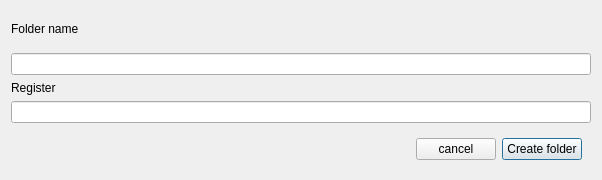
<?xml version="1.0" encoding="UTF-8"?>
<ui version="4.0">
 <class>Dialog</class>
 <widget class="QDialog" name="Dialog">
  <property name="geometry">
   <rect>
    <x>0</x>
    <y>0</y>
    <width>602</width>
    <height>180</height>
   </rect>
  </property>
  <property name="windowTitle">
   <string>Dialog</string>
  </property>
  <layout class="QVBoxLayout" name="verticalLayout">
   <item>
    <widget class="QLabel" name="label">
     <property name="sizePolicy">
      <sizepolicy hsizetype="Preferred" vsizetype="Minimum">
       <horstretch>0</horstretch>
       <verstretch>0</verstretch>
      </sizepolicy>
     </property>
     <property name="text">
      <string>Folder name</string>
     </property>
    </widget>
   </item>
   <item>
    <widget class="QLineEdit" name="lineEdit_project_name"/>
   </item>
   <item>
    <widget class="QWidget" name="widget_register" native="true">
     <property name="sizePolicy">
      <sizepolicy hsizetype="Preferred" vsizetype="Minimum">
       <horstretch>0</horstretch>
       <verstretch>0</verstretch>
      </sizepolicy>
     </property>
     <layout class="QVBoxLayout" name="verticalLayout_2">
      <property name="leftMargin">
       <number>0</number>
      </property>
      <property name="topMargin">
       <number>0</number>
      </property>
      <property name="rightMargin">
       <number>0</number>
      </property>
      <property name="bottomMargin">
       <number>0</number>
      </property>
      <item>
       <widget class="QLabel" name="label_2">
        <property name="text">
         <string>Register</string>
        </property>
       </widget>
      </item>
      <item>
       <widget class="QLineEdit" name="lineEdit_register_names"/>
      </item>
     </layout>
    </widget>
   </item>
   <item>
    <widget class="QWidget" name="widget_2" native="true">
     <layout class="QHBoxLayout" name="horizontalLayout_2">
      <item>
       <spacer name="horizontalSpacer">
        <property name="orientation">
         <enum>Qt::Horizontal</enum>
        </property>
        <property name="sizeHint" stdset="0">
         <size>
          <width>40</width>
          <height>20</height>
         </size>
        </property>
       </spacer>
      </item>
      <item>
       <widget class="QPushButton" name="pushButton_reject">
        <property name="text">
         <string>cancel</string>
        </property>
       </widget>
      </item>
      <item>
       <widget class="QPushButton" name="pushButton_create_project">
        <property name="text">
         <string>Create folder</string>
        </property>
        <property name="default">
         <bool>true</bool>
        </property>
       </widget>
      </item>
     </layout>
    </widget>
   </item>
  </layout>
 </widget>
 <resources/>
 <connections/>
</ui>
